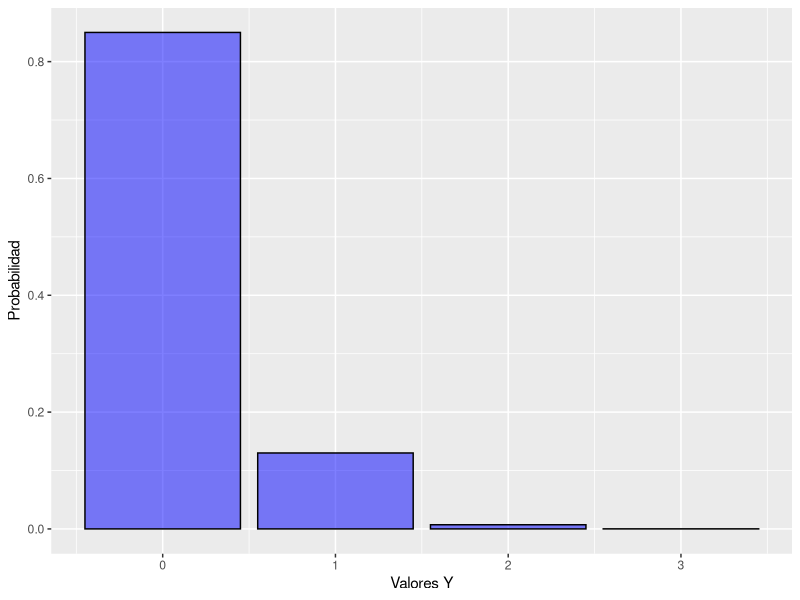

Recreate this plot in R.
## ---- chunk 1
library(knitr)
library('ggplot2')
## ---- chunk 2
probabilidades<-data.frame(Y=c(0,1,2,3),p=c(0.85,0.13,0.007125,0.000125))

ggplot(probabilidades,aes(x=Y,y=p)) +
  geom_bar(stat ='identity',color='black',fill='blue',alpha=0.5)+
  labs(x = 'Valores Y', y = 'Probabilidad')
